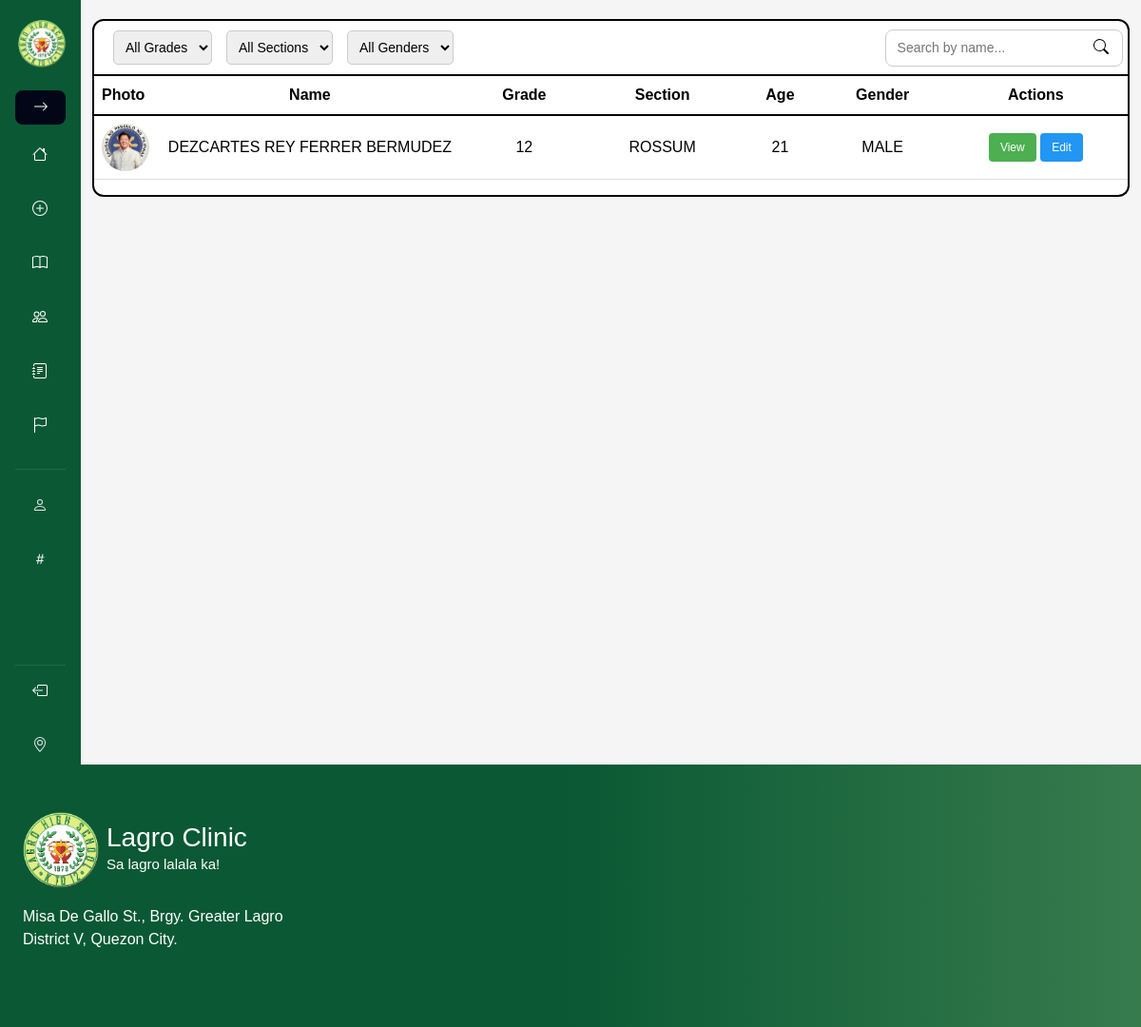
The app's page /in/studentlist.php (signed in), older data.
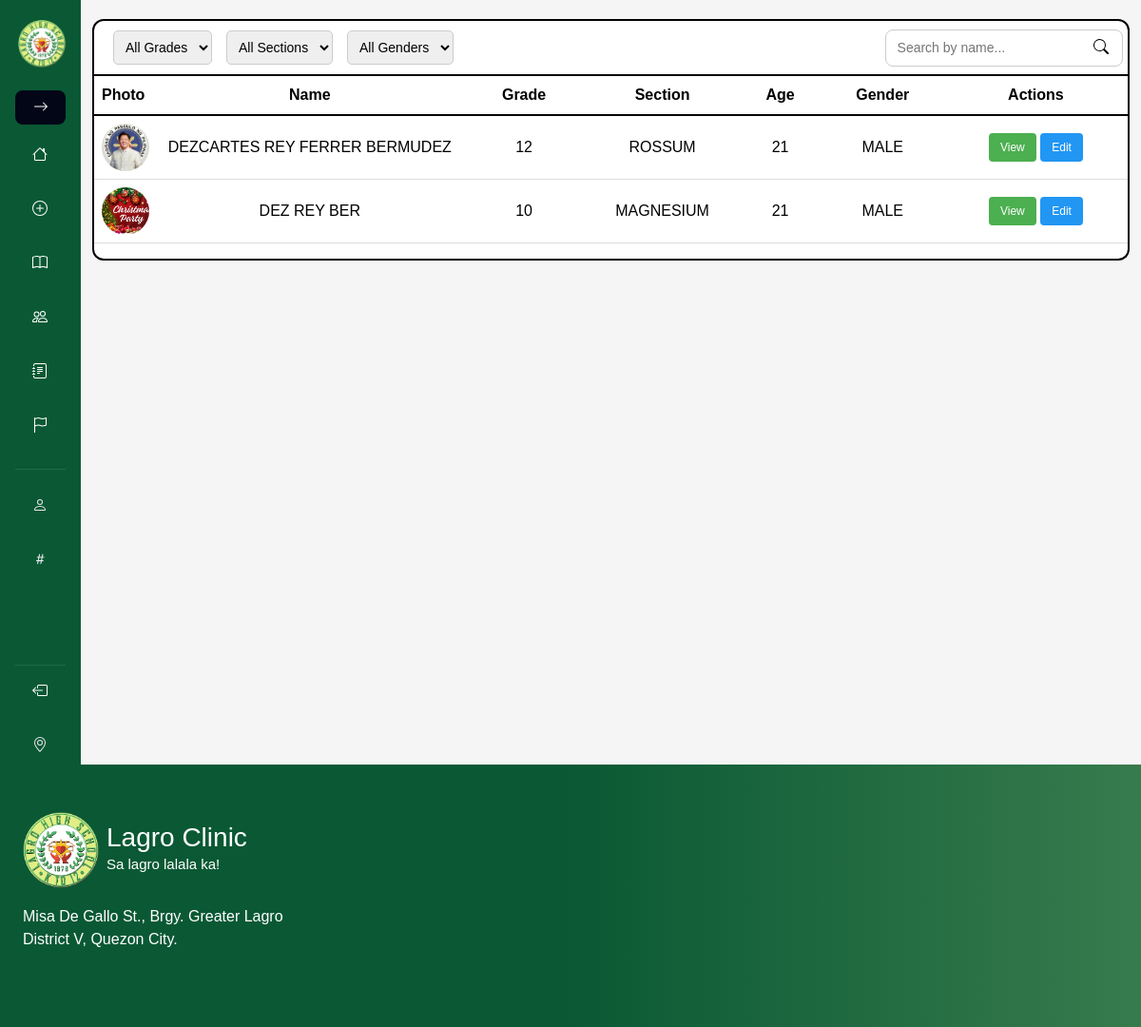
The same page, newer data.
### tables this page shows
CREATE TABLE `user_info` (
  `user_id` int(11) NOT NULL,
  `account_id` int(11) NOT NULL,
  `lrn` varchar(50) NOT NULL,
  `first_name` varchar(50) NOT NULL,
  `middle_name` varchar(50) NOT NULL,
  `last_name` varchar(50) NOT NULL,
  `grade_section` varchar(50) NOT NULL,
  `address` varchar(100) NOT NULL,
  `contact` varchar(50) NOT NULL,
  `email` varchar(50) NOT NULL,
  `birth_date` date NOT NULL,
  `gender` varchar(50) NOT NULL,
  `age` int(50) NOT NULL,
  `guardian_name` varchar(50) NOT NULL,
  `guardian_no` varchar(50) NOT NULL,
  `guardian_address` varchar(50) NOT NULL,
  `guardian_email` varchar(50) NOT NULL,
  `allergies` varchar(100) NOT NULL,
  `med_condition` varchar(100) NOT NULL,
  `picture` varchar(100) NOT NULL,
  `role` varchar(20) NOT NULL
);

### in/studentlist.php (the view, shortened to what the changed rows need)
<!DOCTYPE html>
<html lang="en">
<head>
    <link href="../css/bootstrap.min.css" rel="stylesheet" />
    <link href="https://cdn.jsdelivr.net/npm/remixicon@4.5.0/fonts/remixicon.css" rel="stylesheet" />
</head>
<body>
    <main>
            <?php include "../include/sidebar.php" ?>
        <div class="container">
            <div class="table-main">
                <div class="table-container">
                    <table cellpadding="10" cellspacing="0" class="table" border="0">
                        <thead>
                            <tr>
                                <th style="width: 5%;">Photo</th>
                                <th style="text-align: center; width: 30%;">Name</th>
                                <th style="text-align: center; width: 12%;">Grade</th>
                                <th style="text-align: center; width: 15%;">Section</th>
                                <th style="text-align: center; width: 8%;">Age</th>
                                <th style="text-align: center; width: 12%;">Gender</th>
                                <th style="text-align: center; width: 18%;">Actions</th>
                            </tr>
                        </thead>
                        <tbody id="studentTableBody">
                            <?php include "../include/db.php";
                            if (!isset($_SESSION['account_id'])) {
                                echo "<tr><td colspan='7'><strong>Please log in to view students.</strong></td></tr>";
                            } else {
                                $account_id = $_SESSION['account_id'];
                                $sql = "SELECT * FROM user_info WHERE account_id = ?";
                                $stmt = $conn->prepare($sql);
                                $stmt->bind_param("i", $account_id);
                                $stmt->execute();
                                $result = $stmt->get_result();
                                if ($result->num_rows > 0) {
                                    while ($row = $result->fetch_assoc()) {
                                        $gradeSection = $row['grade_section'];
                                        $parts = explode(' - ', $gradeSection);
                                        $grade = trim($parts[0] ?? '');
                                        $section = trim($parts[1] ?? $gradeSection);
                            ?>
                                        <tr>
                                            <td><img src="../uploads/<?php echo htmlspecialchars($row['picture']); ?>" alt="Student" width="50" height="50" style="border-radius:50%;"></td>
                                            <td style="text-transform: uppercase;"><?php echo htmlspecialchars($row['first_name'] . " " . $row['middle_name'] . " " . $row['last_name']); ?></td>
                                            <td><?php echo htmlspecialchars($grade); ?></td>
                                            <td style="text-transform: uppercase;"><?php echo htmlspecialchars($section); ?></td>
                                            <td><?php echo htmlspecialchars($row['age']); ?></td>
                                            <td style="text-transform: uppercase;"><?php echo htmlspecialchars($row['gender']); ?></td>
                                            <td id="table-button">
                                                <button type="button" class="btn-action btn-view" onclick="anecdote(<?php echo $row['user_id']; ?>)">View</button>
                                                <button type="button" class="btn-action btn-edit" onclick="openEditModal(<?php echo $row['user_id']; ?>)">Edit</button>
                                            </td>
                                        </tr>
                            <?php
                                    }
                                } else {
                                    echo "<tr><td colspan='7' class='no-results'>No records found</td></tr>";
                                }
                            }
                            ?>
                        </tbody>
                    </table>
                </div>
            </div>
        </div>
    </main>
    <?php include "../include/footer.php" ?>
</body>
</html>

Row changes from the older to the newer data that the page shows:
added user_info: picture (picture), first_name+middle_name+last_name "DEZ REY BER", grade_section "10", grade_section "MAGNESIUM", age "21", gender "MALE"
